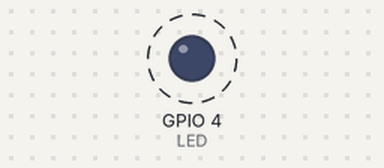
Simulated run of this program. Board: ESP32. Shown: output pins drawn as LEDs (lit = HIGH). Dashed ring = blinking.

Above: at 0.5 s.
Timing chart, 0 to 4.6 s (numbered marks = the images above):
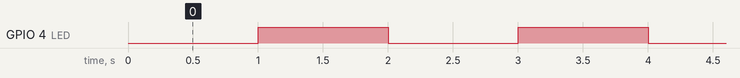

Measured:
- by itself, GPIO 4 (LED): alternates HIGH for 1.0 s and LOW for 1.0 s

The program:

main.cpp
```cpp
// Week3-Lecture2
// Timer Interrupt (Internal)
// Embedded IoT System Fall-2026

// Name: xyz                  Reg#: 1234

#include <Arduino.h>

#define LED 4

hw_timer_t *My_timer = NULL;
volatile bool ledState = false;

void IRAM_ATTR onTimer() {
  ledState = !ledState;
  digitalWrite(LED, ledState);
}

void setup() {
  pinMode(LED, OUTPUT);
  digitalWrite(LED, LOW);

  My_timer = timerBegin(0, 80, true);            // timer 0, prescaler 80 -> 1 MHz (1 tick = 1 µs)
  timerAttachInterrupt(My_timer, &onTimer, true);
  timerAlarmWrite(My_timer, 1000000, true);      // every 1 s, auto-reload
  timerAlarmEnable(My_timer);
}

void loop() {
  // nothing needed, all handled by interrupts
}
```
